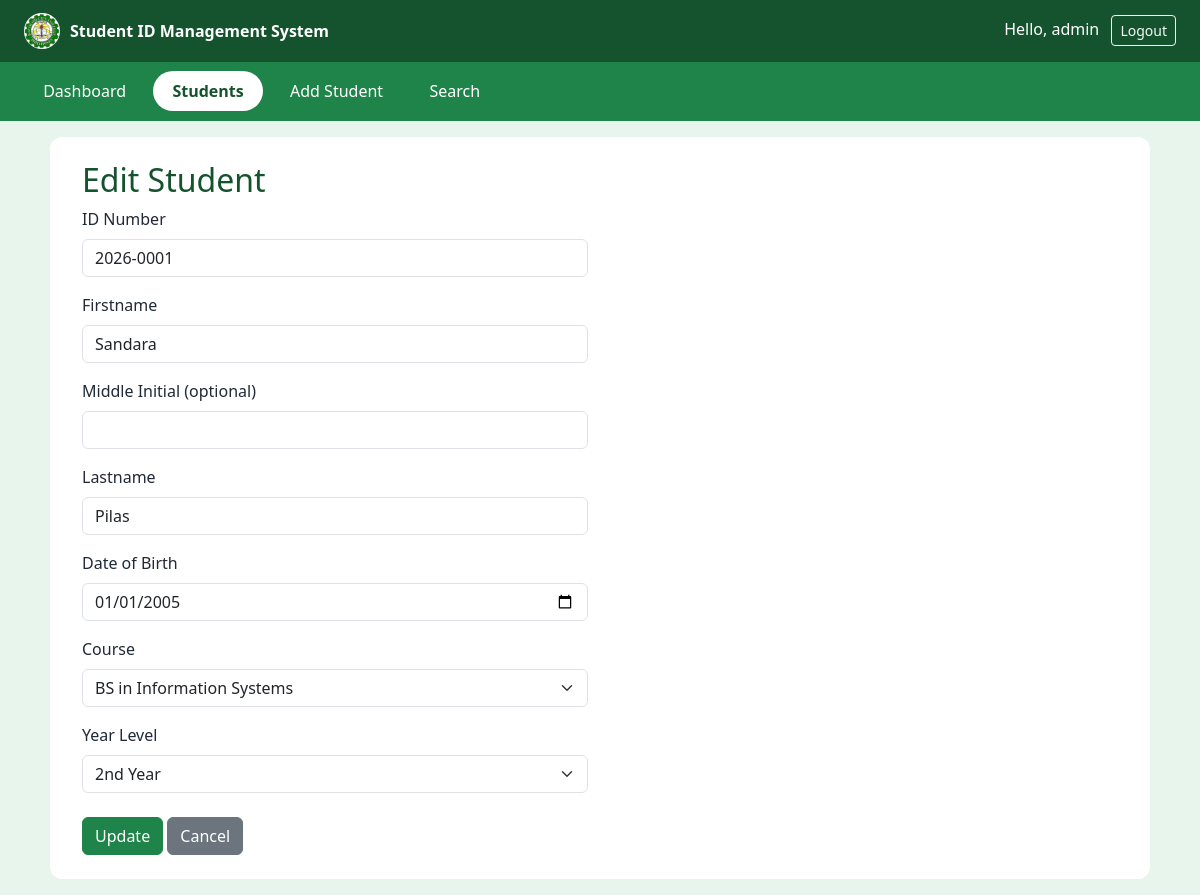
The page /index.php?page=edit&id=2026-0001 (signed in) on the database its author committed.
### tables this page shows
CREATE TABLE `students` (
  `id` int(11) NOT NULL,
  `student_number` varchar(20) NOT NULL,
  `firstname` varchar(50) NOT NULL,
  `middle_initial` varchar(1) NOT NULL DEFAULT '',
  `lastname` varchar(50) NOT NULL,
  `date_of_birth` date NOT NULL,
  `course` varchar(100) NOT NULL,
  `year_level` varchar(20) NOT NULL
);

### repositories/DBRepository.php (called while the page is built)
<?php
class DBRepository {
    private static ?PDO $pdo = null;
    protected static function connect(): PDO
    {
        if (self::$pdo === null) {
            try {
                $dsn = 'mysql:host=' . DB_HOST . ';dbname=' . DB_NAME . ';charset=utf8mb4';
                self::$pdo = new PDO($dsn, DB_USER, DB_PASS, [
                    PDO::ATTR_ERRMODE            => PDO::ERRMODE_EXCEPTION,
                    PDO::ATTR_DEFAULT_FETCH_MODE => PDO::FETCH_ASSOC,
                ]);
            } catch (PDOException $e) {
                die('Cannot connect to the database. Is MySQL running in XAMPP? ' . $e->getMessage());
            }
        }
        return self::$pdo;
    }
}

### repositories/StudentRepository.php (called while the page is built, shortened)
<?php
class StudentRepository extends DBRepository implements IStudentRepository
{
    public static function find(string $id): array
    {
        $stmt = self::connect()->prepare('SELECT * FROM students WHERE student_number = :id');
        $stmt->execute(['id' => $id]);
        $row = $stmt->fetch();
        return $row ?: [];
    }
}

### components/student_form.php (the view, shortened to what this page needs)
<div class="row">
    <div class="col-lg-6">
        <form method="POST" action="">
            <label class="form-label">ID Number</label>
            <input type="text" name="student_number" class="form-control mb-3"
                   value="<?php echo htmlspecialchars($formData['student_number'] ?? ''); ?>" required>
            <label class="form-label">Firstname</label>
            <input type="text" name="firstname" class="form-control mb-3"
                   value="<?php echo htmlspecialchars($formData['firstname'] ?? ''); ?>" required>
            <label class="form-label">Middle Initial (optional)</label>
            <input type="text" name="middle_initial" maxlength="1" class="form-control mb-3"
                   value="<?php echo htmlspecialchars($formData['middle_initial'] ?? ''); ?>">
            <label class="form-label">Lastname</label>
            <input type="text" name="lastname" class="form-control mb-3"
                   value="<?php echo htmlspecialchars($formData['lastname'] ?? ''); ?>" required>
            <label class="form-label">Date of Birth</label>
            <input type="date" name="date_of_birth" class="form-control mb-3"
                   value="<?php echo htmlspecialchars($formData['date_of_birth'] ?? ''); ?>" required>
            <label class="form-label">Course</label>
            <select name="course" class="form-select mb-3" required>
                <?php foreach (Student::COURSES as $c) : ?>
                    <option value="<?php echo $c; ?>" <?php echo ($formData['course'] ?? '') === $c ? 'selected' : ''; ?>>
                        <?php echo $c; ?>
                    </option>
                <?php endforeach; ?>
            </select>
            <label class="form-label">Year Level</label>
            <select name="year_level" class="form-select mb-4" required>
                <?php foreach (Student::YEAR_LEVELS as $y) : ?>
                    <option value="<?php echo $y; ?>" <?php echo ($formData['year_level'] ?? '') === $y ? 'selected' : ''; ?>>
                        <?php echo $y; ?>
                    </option>
                <?php endforeach; ?>
            </select>
            <button type="submit" class="btn btn-success"><?php echo $buttonText; ?></button>
            <a href="index.php?page=students" class="btn btn-secondary">Cancel</a>
        </form>
    </div>
</div>

### style.css (style rules this page uses)
:root { --green-dark: #14532d; --green: #1e8449; --green-light: #e8f5ec; --text: #1f2937; }
body { font-family: "Segoe UI", Arial, sans-serif; color: var(--text); background: var(--green-light); }
.btn-success { --bs-btn-bg: var(--green); --bs-btn-border-color: var(--green); --bs-btn-hover-bg: var(--green-dark); --bs-btn-hover-border-color: var(--green-dark); --bs-btn-active-bg: var(--green-dark); --bs-btn-active-border-color: var(--green-dark); }

### rows shown on the page
students: student_number "2026-0001", firstname "Sandara", lastname "Pilas", date_of_birth "01/01/2005", course "BS in Information Systems", year_level "2nd Year"

### other values the page prints
Auth::username() "admin"
$buttonText "Update"
